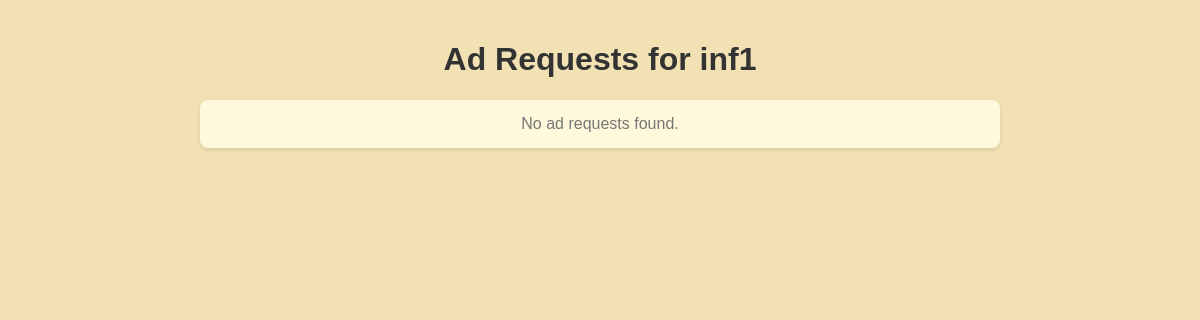
Page /influencer/inf1/campaigns on the earlier database version.
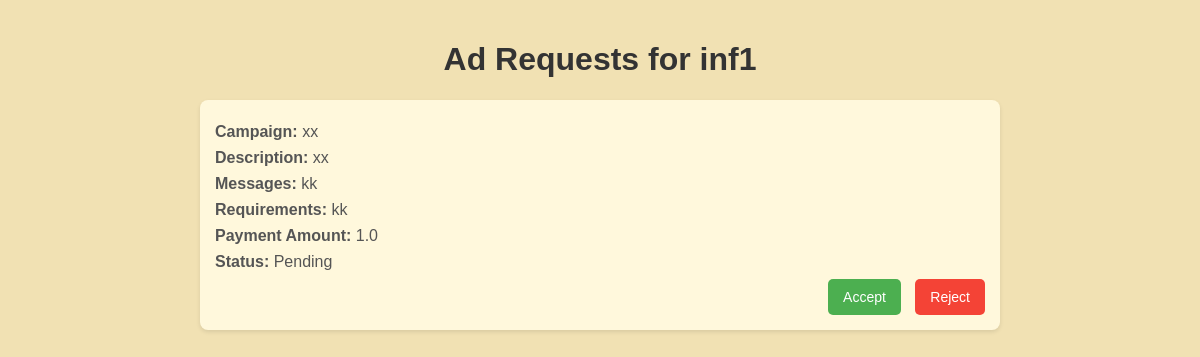
Same page on the later database version.
### models.py (models this page shows, shortened)
class Influencer(db.Model):
    id = db.Column(db.Integer, primary_key=True)
    username = db.Column(db.String(100), unique=True, nullable=False)
    name = db.Column(db.String(100), nullable=False)
    password = db.Column(db.String(100), nullable=False)
    email = db.Column(db.String(100), unique=True, nullable=False)
    followers = db.Column(db.Integer, nullable=False)
    niche = db.Column(db.String(100), nullable=False)
    reach = db.Column(db.Integer, nullable=False)
    flagged = db.Column(db.Boolean, default=False)
    ad_requests = db.relationship('AdRequest', backref='influencer', lazy=True)

class AdRequest(db.Model):
    id = db.Column(db.Integer, primary_key=True)
    campaign_id = db.Column(db.Integer, db.ForeignKey('campaign.id'), nullable=False)
    influencer_id = db.Column(db.Integer, db.ForeignKey('influencer.id'), nullable=False)
    messages = db.Column(db.Text, nullable=True)
    requirements = db.Column(db.Text, nullable=False)
    payment_amount = db.Column(db.Float, nullable=False)
    status = db.Column(db.String(10), nullable=False)

class Campaign(db.Model):
    id = db.Column(db.Integer, primary_key=True)
    name = db.Column(db.String(100), nullable=False)
    description = db.Column(db.Text, nullable=False)
    start_date = db.Column(db.Date, nullable=False)
    end_date = db.Column(db.Date, nullable=False)
    budget = db.Column(db.Float, nullable=False)
    visibility = db.Column(db.String(10), nullable=False)
    goals = db.Column(db.Text, nullable=False)
    sponsor_id = db.Column(db.Integer, db.ForeignKey('sponsor.id'), nullable=False)
    product_link = db.Column(db.String(255))
    requirements = db.Column(db.Text)
    target_gender = db.Column(db.String(10))
    target_age = db.Column(db.String(50))
    target_location = db.Column(db.String(100))
    live_date = db.Column(db.Date)
    flagged = db.Column(db.Boolean, default=False)
    ad_requests = db.relationship('AdRequest', backref='campaign', lazy=True)

### app.py (the view)
@app.route('/influencer/<username>/campaigns')
def influencer_campaigns(username):
    influencer = Influencer.query.filter_by(username=username).first_or_404()
    ad_requests = AdRequest.query.filter_by(influencer_id=influencer.id).all()
    return render_template('influencer_campaigns.html', influencer=influencer, ad_requests=ad_requests)

### templates/influencer_campaigns.html (shortened to what this page needs)
<!DOCTYPE html>
<html lang="en">
<head>
</head>
<body>
    <h1>Ad Requests for {{ influencer.username }}</h1>
    <ul>
        {% for ad_request in ad_requests %}
            <li>
                <p><strong>Campaign:</strong> {{ ad_request.campaign.name }}</p>
                <p><strong>Description:</strong> {{ ad_request.campaign.description }}</p>
                <p><strong>Messages:</strong> {{ ad_request.messages }}</p>
                <p><strong>Requirements:</strong> {{ ad_request.requirements }}</p>
                <p><strong>Payment Amount:</strong> {{ ad_request.payment_amount }}</p>
                <p><strong>Status:</strong> {{ ad_request.status }}</p>
                <form action="{{ url_for('update_ad_request_status', ad_request_id=ad_request.id) }}" method="post">
                    <button type="submit" name="status" value="Accepted">Accept</button>
                    <button type="submit" name="status" value="Rejected">Reject</button>
                </form>
            </li>
        {% else %}
            <li class="no-ad-requests">No ad requests found.</li>
        {% endfor %}
    </ul>
</body>
</html>

### templates/influencer_campaigns.html (style rules this page uses)
body { font-family: Arial, sans-serif; background-color: #F1E1B3; margin: 0; padding: 20px; }
h1 { text-align: center; color: #333; }
ul { list-style-type: none; padding: 0; max-width: 800px; margin: 0 auto; }
li { background-color: #FFF8DC; margin-bottom: 20px; padding: 15px; border-radius: 8px; box-shadow: 0 2px 4px rgba(0, 0, 0, 0.1); }
p { margin: 8px 0; color: #555; }
form { text-align: right; }
button { padding: 10px 15px; margin-left: 10px; border: none; border-radius: 5px; cursor: pointer; font-size: 14px; }
button[type="submit"][value="Accepted"] { background-color: #4CAF50; color: white; }
button[type="submit"][value="Rejected"] { background-color: #F44336; color: white; }
li:last-child { margin-bottom: 0; }

Differences in the rows shown:
added AdRequest: campaign.name "xx", campaign.description "xx", messages "kk", requirements "kk", payment_amount "1.0", status "Pending"
Other differences:
text no longer shown: "No ad requests found."
